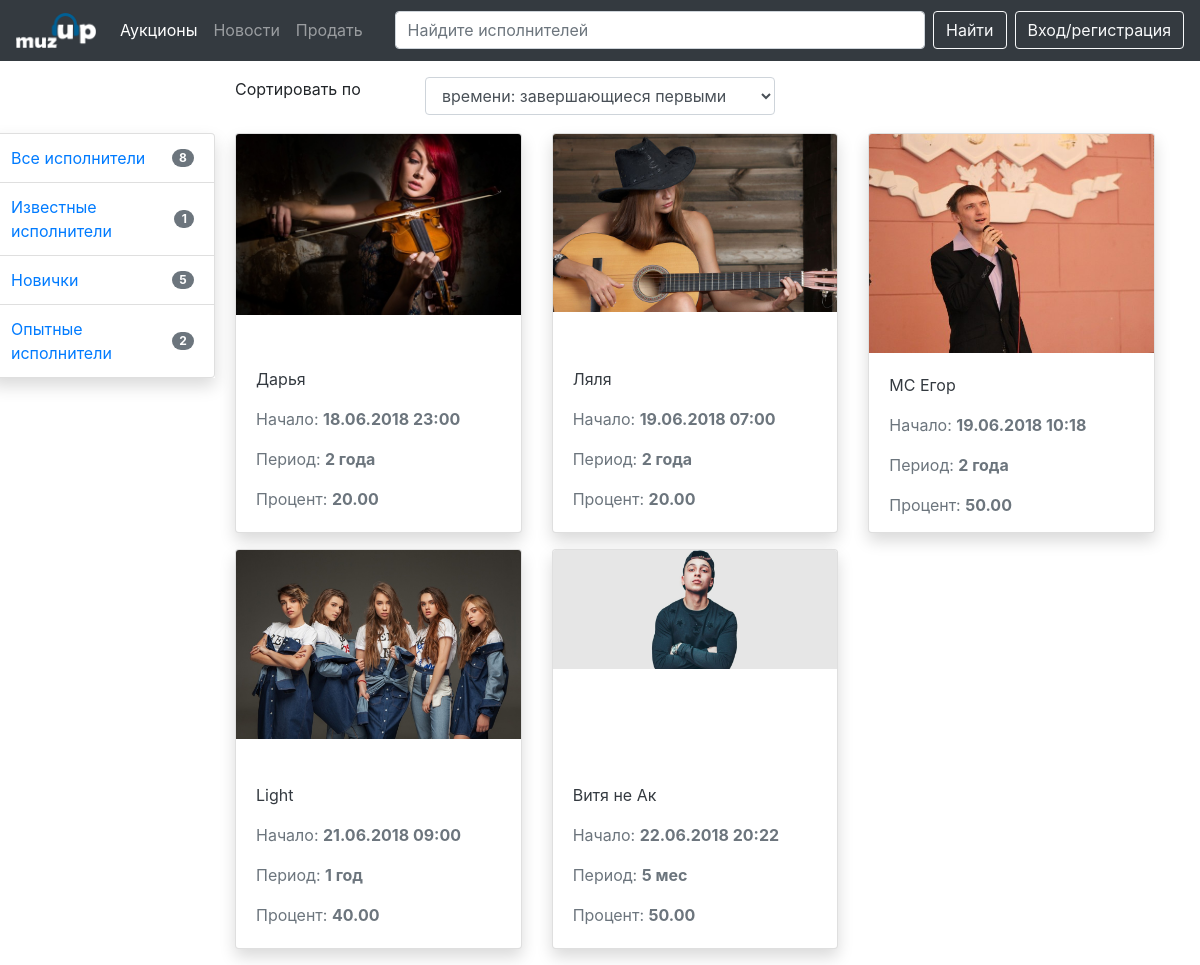
/index.php?category=Новички, run on the app's committed database.
### tables this page shows
CREATE TABLE `auctions` (
  `id` int(11) NOT NULL,
  `id_goods` int(11) NOT NULL,
  `id_user` int(11) NOT NULL,
  `current_price` decimal(15,2) NOT NULL,
  `status` set('0','1') NOT NULL,
  `period` int(11) NOT NULL,
  `date_start` datetime NOT NULL,
  `commission` decimal(8,2) NOT NULL DEFAULT '1.00',
  `datetime_add` datetime NOT NULL DEFAULT CURRENT_TIMESTAMP
);

CREATE TABLE `goods` (
  `id` int(11) NOT NULL,
  `name` varchar(255) NOT NULL,
  `description` text NOT NULL,
  `img` varchar(255) NOT NULL,
  `category` varchar(64) NOT NULL,
  `datetime_add` datetime NOT NULL DEFAULT CURRENT_TIMESTAMP,
  `period` varchar(10) NOT NULL,
  `percent` decimal(4,2) NOT NULL
);

### index.php (the view, shortened to what this page needs)
<?php require_once 'libs/mysqli.php'; ?>
<!DOCTYPE html>
<html lang="ru">
<head>
	<link rel="stylesheet" href="css/bootstrap.css">
	<link rel="stylesheet" href="css/style.css">
</head>
<body>
	<?php require_once 'items/navbar.php' ?>
	<div class="container">
		<div class="row mb-3">
			<div class="col-2">
			</div>
			<div class="col-2">
				<p>Сортировать по</p>
			</div>
			<div class="col-4">
				<form>
					<select id="inputState" class="form-control">
						<option selected>времени: завершающиеся первыми</option>
				 </select>
				</form>
			</div>
		</div>
		<div class="row">
			<div class="col-2 category">
				<ul class="list-group shadow">
					<li class="list-group-item d-flex justify-content-between align-items-center">
						<a href="index.php">Все исполнители</a>
						<?php $count_auctions = $mysqli -> query("SELECT count(id) as all_auctions FROM `auctions` WHERE status = '0'") -> fetch_assoc();	?>
						<span class="badge badge-secondary badge-pill"><?=$count_auctions['all_auctions']; ?></span>
					</li>
					<?php  $result = $mysqli -> query("SELECT category, count(category) as count_category FROM `goods` INNER JOIN auctions ON goods.id = auctions.id_user GROUP BY category"); ?>
					<?php foreach ($result as $category): ?>
						<li class="list-group-item d-flex justify-content-between align-items-center">
					    <a href="index.php?category=<?=$category['category']; ?>"><?=$category['category']; ?></a>
					    <span class="badge badge-secondary badge-pill"><?=$category['count_category']; ?></span>
					  </li>
					<?php endforeach; ?>
				</ul>
			</div>
			<div class="col-10">
				<div class="row">
					<?php if (isset($_GET['category'])) {
						$category = $_GET['category'];
						$result = $mysqli->query("SELECT auctions.current_price, auctions.id, auctions.commission, auctions.status, auctions.date_start, goods.name, goods.img, goods.period, goods.percent FROM `auctions` INNER JOIN goods ON auctions.id_goods = goods.id WHERE auctions.status = '0' AND goods.category = '$category' ORDER BY auctions.date_start");
						}?>
					<?php foreach ($result as $auction): ?>
						<div class="col-4 mb-3">
							<a href="auction.php?id=<?=$auction['id'] ?>" class="goods">
								<div class="card shadow">
									<img class="card-img-top" src="img/<?=$auction['img'] ?>" alt="Card image cap">
									<div class="card-body">
										<p class="text-dark"><?=$auction['name'] ?></p>
										<p class="text-muted">Начало: <strong><?=date_format(date_create($auction['date_start']), "d.m.Y H:i") ?></strong></p>
										<p class="text-muted">Период: <strong><?=$auction['period'] ?></strong> </p>
										<p class="text-muted">Процент: <strong><?=$auction['percent'] ?></strong> </p>
									</div>
								</div>
							</a>
						</div>
					<?php endforeach; ?>
				</div>
			</div>
		</div>
	</div>
</body>
</html>

### css/style.css (style rules this page uses)
.category { padding: 0; }
.category .list-group { width: 225px; transform: translate(-40px); }
.goods .card { height: 400px; }
.goods img { max-height: 350px; }
.goods .card-body { display: flex; flex-direction: column; justify-content: flex-end; padding-bottom: 5px; }

### data on the page
auctions: id_goods.img (picture), id_goods.name "Дарья", date_start "18.06.2018 23:00", id_goods.period "2 года", id_goods.percent "20.00"
auctions: id_goods.img (picture), id_goods.name "Ляля", date_start "19.06.2018 07:00", id_goods.period "2 года", id_goods.percent "20.00"
auctions: id_goods.img (picture), id_goods.name "МС Егор", date_start "19.06.2018 10:18", id_goods.period "2 года", id_goods.percent "50.00"
auctions: id_goods.img (picture), id_goods.name "Light", date_start "21.06.2018 09:00", id_goods.period "1 год", id_goods.percent "40.00"
auctions: id_goods.img (picture), id_goods.name "Витя не Ак", date_start "22.06.2018 20:22", id_goods.period "5 мес", id_goods.percent "50.00"

### other printed values
$count_auctions['all_auctions'] "8"
$category['category'] "Известные исполнители"
$category['count_category'] "1"
$category['category'] "Новички"
$category['count_category'] "5"
$category['category'] "Опытные исполнители"
$category['count_category'] "2"
